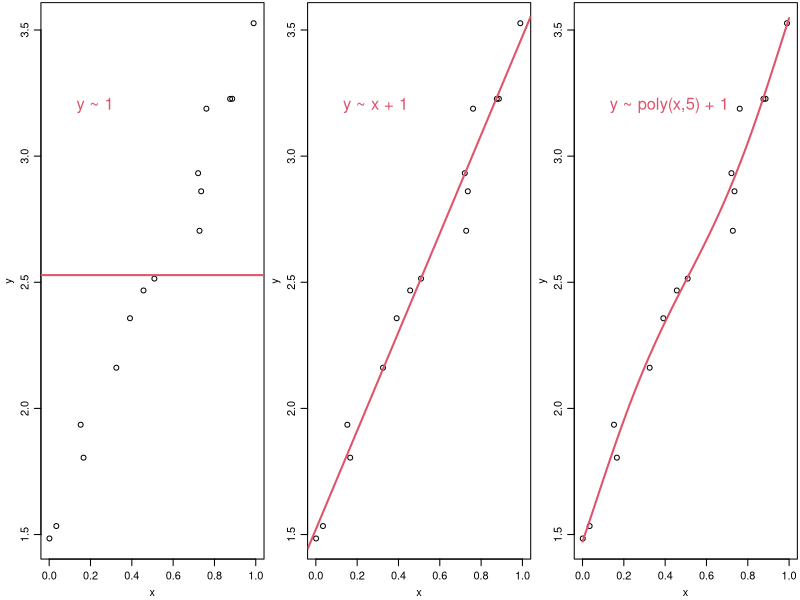

Generate this figure with R:
#autor:      Joao Sollari Lopes
#local:      INE, Lisboa
#Rversion:   3.2.3
#criado:     10.07.2017
#modificado: 06.12.2019

set.seed(12345)
n <- 15
x <- runif(n)
k0 <- 1.5
k1 <- 2
y <- k0 + k1*x + rnorm(n,sd=0.1)
mod1 <- lm(y~1)
mod2 <- lm(y~x)
mod3 <- lm(y~poly(x,5)) 

fnam <- "../images/concept_2.tiff"
tiff(file=fnam,units="in",width=9,height=3,res=300,compression="lzw")
par(mfrow=c(1,3),mgp=c(2,0.75,0),mar=c(3.1,3.1,0.2,0.2))
plot(x,y,xlim=c(0,1))
abline(mod1,lwd=2,col=2)
text(0.1,3.2,"y ~ 1",pos=4,cex=1.5,col=2)
plot(x,y,xlim=c(0,1))
abline(mod2,lwd=2,col=2)
text(0.1,3.2,"y ~ x + 1",pos=4,cex=1.5,col=2)
plot(x,y,xlim=c(0,1))
xpred <- seq(0,1,len=100)
ypred <- predict(mod3,data.frame(x=xpred))
lines(xpred,ypred,lwd=2,col=2)
text(0.1,3.2,"y ~ poly(x,5) + 1",pos=4,cex=1.5,col=2)
dev.off()
